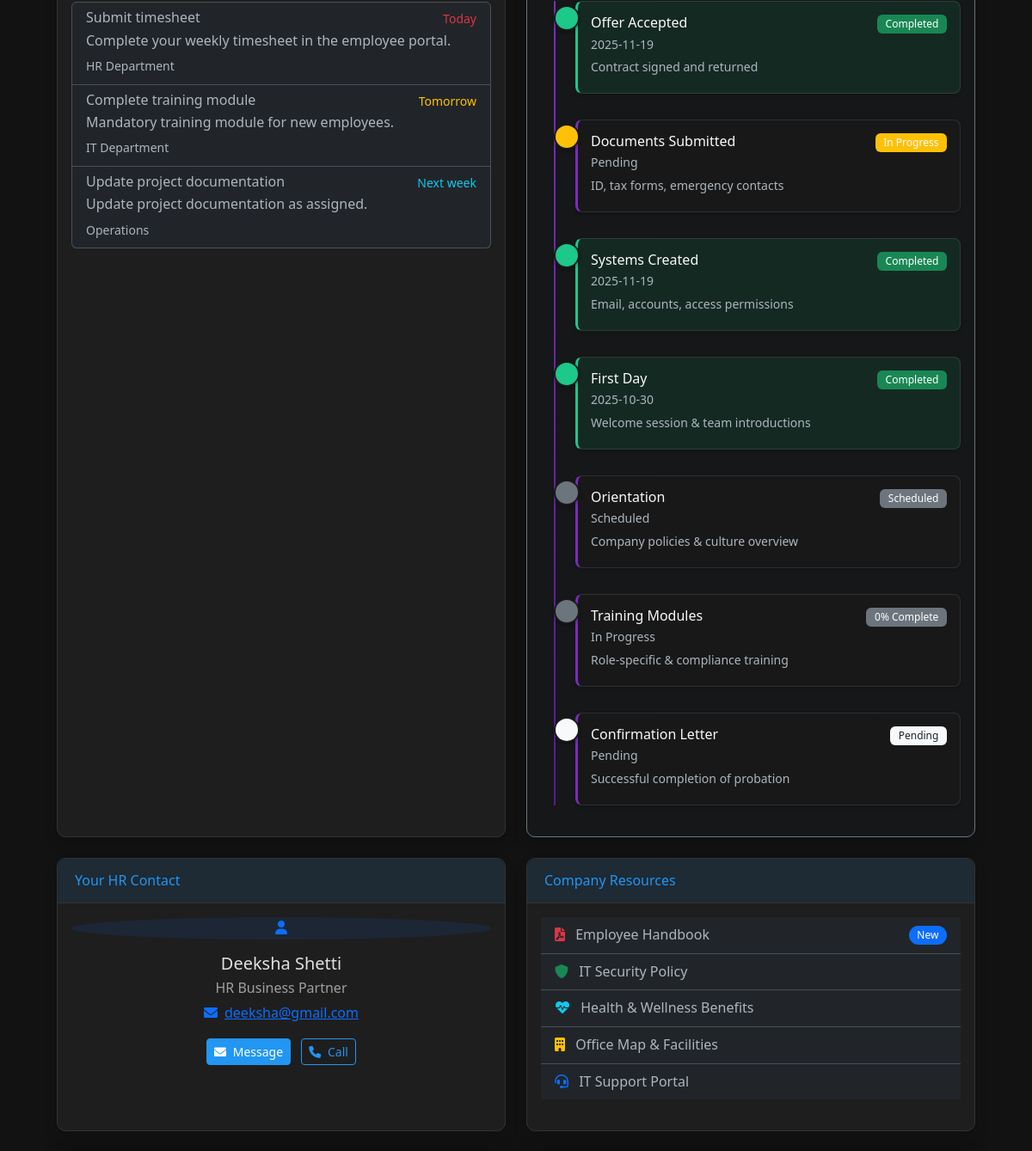
The page /employee/dashboard (signed in, middle part) on the database as committed earlier.
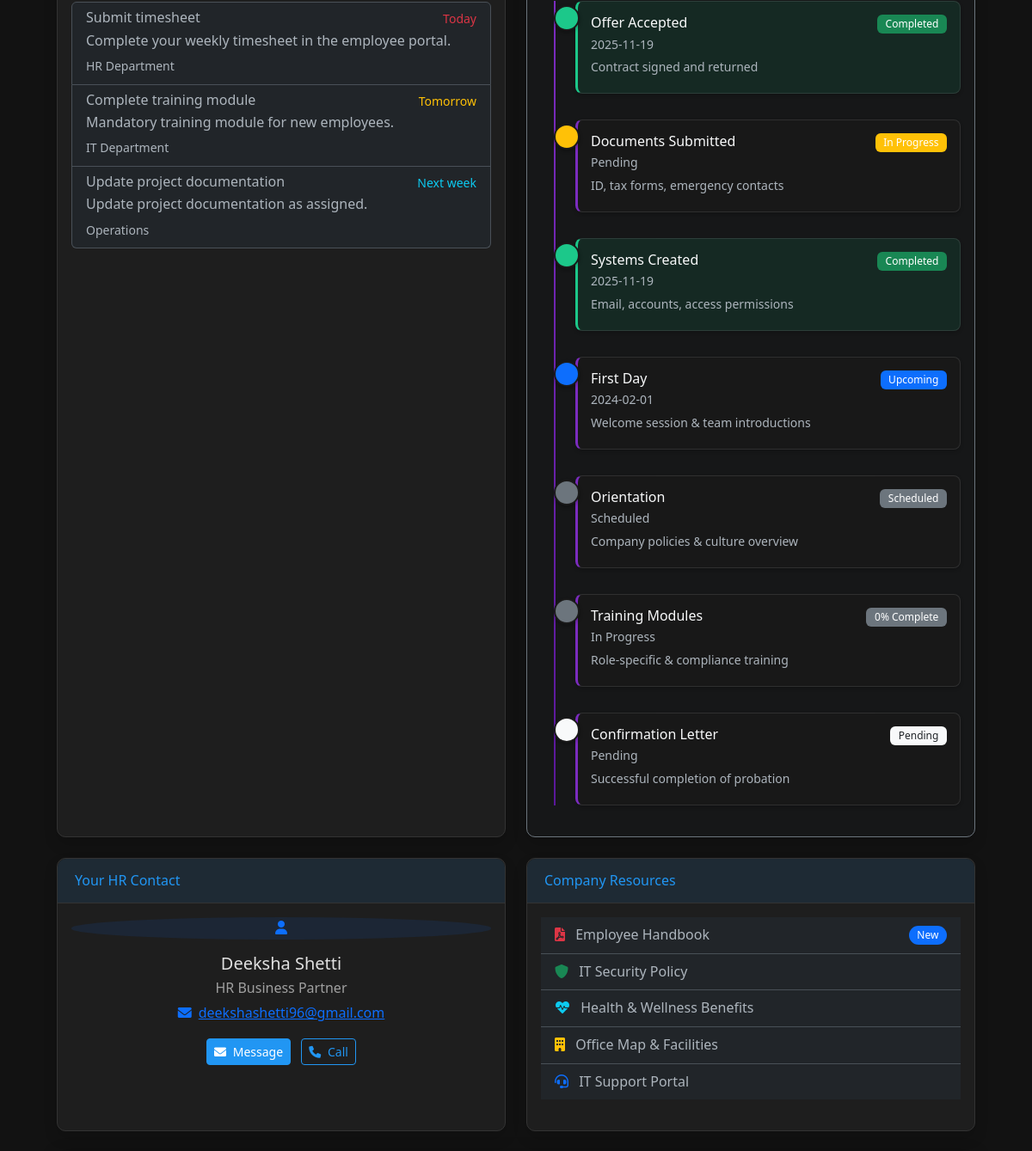
The same page on the database as committed later.
### app.py (models this page shows, shortened)
class User(db.Model):
    id = db.Column(db.Integer, primary_key=True)
    username = db.Column(db.String(80), unique=True, nullable=False)
    email = db.Column(db.String(120), unique=True, nullable=False)
    password = db.Column(db.String(255), nullable=False)
    full_name = db.Column(db.String(100), nullable=False)
    phone = db.Column(db.String(20), nullable=False)
    role = db.Column(db.String(20), nullable=False)
    department = db.Column(db.String(50), nullable=True)
    created_at = db.Column(db.DateTime, default=datetime.utcnow)
    last_login = db.Column(db.DateTime, nullable=True)
    is_active = db.Column(db.Boolean, default=True)
    status = db.Column(db.String(20), default='Active')
    hire_date = db.Column(db.Date, nullable=True)
    position = db.Column(db.String(100), nullable=True)
    manager_id = db.Column(db.Integer, db.ForeignKey('user.id'), nullable=True)
    employee_id = db.Column(db.String(20), nullable=True)
    exit_date = db.Column(db.Date, nullable=True)
    reset_token = db.Column(db.String(255), nullable=True)
    reset_token_expires = db.Column(db.DateTime, nullable=True)
    manager = db.relationship('User', remote_side=[id], backref=db.backref('direct_reports', lazy=True))
    onboarding_checklist = db.relationship('OnboardingChecklist',
                                         foreign_keys='OnboardingChecklist.employee_id',
                                         backref=db.backref('employee_ref', uselist=False),
                                         uselist=False,
                                         lazy=True)
    assigned_checklists = db.relationship('OnboardingChecklist',
                                        foreign_keys='OnboardingChecklist.assigned_hr_id',
                                        backref='hr_personnel',
                                        lazy=True)

### app.py (the view)
@app.route('/employee/dashboard')
@login_required('employee')
def employee_dashboard():
    user = User.query.get(session['user_id'])
    hr_contact = None
    onboarding_checklist = OnboardingChecklist.query.filter_by(employee_id=user.id).first()
    if onboarding_checklist and onboarding_checklist.assigned_hr_id:
        hr_contact = User.query.get(onboarding_checklist.assigned_hr_id)
    if not hr_contact:
        hr_contact = User.query.filter_by(role='hr', is_active=True).first()
    onboarding_checklist = OnboardingChecklist.query.filter_by(employee_id=user.id).first()
    onboarding_progress = 20  # Default progress
    if onboarding_checklist:
        onboarding_progress = onboarding_checklist.get_progress()
    employee_data = {
        'name': user.full_name,
        'username': user.username,
        'email': user.email,
        'phone': user.phone,
        'department': user.department or 'Not specified',
        'position': user.position or 'Employee',
        'hire_date': user.hire_date.strftime('%B %d, %Y') if user.hire_date else 'Not specified',
        'employee_id': user.employee_id or f'EMP-{user.id:04d}',
        'status': user.status or 'Active',
        'manager': 'Sarah Johnson',  # This would come from manager relationship
        'location': 'Main Office',
        'work_schedule': '9:00 AM - 5:00 PM',
        'team_members': [
            {'name': 'John Smith', 'role': 'Senior Developer', 'status': 'online'},
            {'name': 'Emily Chen', 'role': 'Product Designer', 'status': 'busy'},
            {'name': 'Michael Brown', 'role': 'DevOps Engineer', 'status': 'offline'}
        ],
        'pending_tasks': [
            {'id': 1, 'title': 'Submit timesheet', 'due': 'Today', 'priority': 'high'},
            {'id': 2, 'title': 'Complete training module', 'due': 'Tomorrow', 'priority': 'medium'},
            {'id': 3, 'title': 'Update project documentation', 'due': 'Next week', 'priority': 'low'}
        ],
        'support_team': [
            {'name': 'HR Department', 'role': 'HR Team', 'email': 'hr@company.com', 'phone': '+1 (555) 123-4567'},
            {'name': 'IT Support', 'role': 'Technical Support', 'email': 'support@company.com', 'phone': '+1 (555) 987-6543'}
        ],
        'resources': [
            {'name': 'Employee Handbook', 'type': 'document', 'format': 'PDF'},
            {'name': 'Benefits Guide', 'type': 'document', 'format': 'PDF'},
            {'name': 'Training Materials', 'type': 'folder', 'format': 'ZIP'},
            {'name': 'Company Policies', 'type': 'document', 'format': 'PDF'},
            {'name': 'IT Helpdesk', 'type': 'link', 'url': '#'}
        ],
        'onboarding_progress': {
            'current_day': 1,
            'total_days': 5,
            'percentage': onboarding_progress,
            'tasks_completed': int(onboarding_progress / 20) if onboarding_progress else 1,
            'total_tasks': 5
        }
    }
    documents_count = EmployeeDocument.query.filter_by(user_id=user.id).count()
    employee_journey = {
        'offer_accepted': {
            'completed': True,
            'date': user.created_at.strftime('%Y-%m-%d') if user.created_at else '2024-01-15'
        },
        'documents_submitted': {
            'completed': documents_count > 0,
            'date': '2024-01-18' if documents_count > 0 else 'Pending'
        },
        'systems_created': {
            'completed': True,
            'date': user.created_at.strftime('%Y-%m-%d') if user.created_at else '2024-01-20'
        },
        'first_day': {
            'completed': user.hire_date and user.hire_date <= datetime.now().date(),
            'date': user.hire_date.strftime('%Y-%m-%d') if user.hire_date else '2024-02-01'
        },
        'orientation': {
            'completed': onboarding_progress >= 50,
            'date': '2024-02-02' if onboarding_progress >= 50 else 'Scheduled'
        },
        'training_modules': {
            'completed': onboarding_progress >= 80,
            'date': '2024-02-15' if onboarding_progress >= 80 else 'In Progress',
            'progress': min(onboarding_progress, 100)
        },
        'confirmation_letter': {
            'completed': False,  # Typically after probation period
            'date': 'Pending'
        }
    }
    return render_template('employee_dashboard.html',
                         employee=employee_data,
                         user=user,
                         hr_contact=hr_contact,
                         documents_count=documents_count,
                         onboarding_progress=onboarding_progress,
                         employee_journey=employee_journey,
                         current_user=user,  # For compatibility with existing templates
                         title=f'{user.full_name}\'s Dashboard')

### app.py (called while the page is built)
def login_required(role=None):
    def decorator(f):
        @wraps(f)
        def decorated_function(*args, **kwargs):
            if 'user_id' not in session or 'role' not in session:
                return redirect(url_for('index'))
            if role:
                allowed_roles = role if isinstance(role, list) else [role]
                if session.get('role') not in allowed_roles:
                    flash('You do not have permission to access this page.', 'danger')
                    if session.get('role') == 'candidate':
                        return redirect(url_for('login', role='candidate'))
                    return redirect(url_for(session.get('role', 'index') + '_dashboard'))
            return f(*args, **kwargs)
        return decorated_function
    return decorator

### templates/employee_dashboard.html (shortened to what the changed rows need)
{% extends "employee_base.html" %}
{% block page_content %}
<div class="container-fluid">
    <div class="row">
        <div class="col-xl-6 mb-4">
            <div class="card bg-dark bg-opacity-25 border-secondary shadow h-100">
                <div class="card-body">
                    <div class="timeline-vertical">
                        <div class="timeline-item-vertical {% if employee_journey.first_day.completed %}completed{% endif %}">
                            <div class="timeline-content-vertical">
                                <div class="d-flex justify-content-between align-items-start">
                                    <div>
                                        <h6 class="mb-1">First Day</h6>
                                        <p class="mb-1 small text-muted">{{ employee_journey.first_day.date or employee.hire_date or 'Scheduled' }}</p>
                                        <p class="mb-1 small">Welcome session & team introductions</p>
                                    </div>
                                    {% if employee_journey.first_day.completed %}
                                    <span class="badge bg-success">Completed</span>
                                    {% else %}
                                    <span class="badge bg-primary">Upcoming</span>
                                    {% endif %}
                                </div>
                            </div>
                        </div>
                    </div>
                </div>
            </div>
        </div>
    </div>
    <div class="row">
        <div class="col-md-6 mb-4">
            <div class="card shadow h-100">
                <div class="card-body text-center">
                    <div class="avatar-xl mb-3">
                        <div class="avatar-title bg-primary bg-opacity-10 text-primary rounded-circle">
                        </div>
                    </div>
                    <h5 class="mb-1">{{ hr_contact.full_name if hr_contact else 'HR Department' }}</h5>
                    <p class="text-muted mb-1">{{ hr_contact.position if hr_contact and hr_contact.position else 'HR Business Partner' }}</p>
                    <p class="mb-3">
                        <a href="mailto:{{ hr_contact.email if hr_contact else 'hr@company.com' }}" class="text-primary">
                            <i class="fas fa-envelope me-2"></i>{{ hr_contact.email if hr_contact else 'hr@company.com' }}
                        </a>
                    </p>
                    <button class="btn btn-primary btn-sm me-2" onclick="messageHR()">
                        <i class="fas fa-envelope me-1"></i> Message
                    </button>
                    {% if hr_contact and hr_contact.phone %}
                    <a href="tel:{{ hr_contact.phone }}" class="btn btn-outline-primary btn-sm">
                        <i class="fas fa-phone me-1"></i> Call
                    </a>
                    {% endif %}
                </div>
            </div>
        </div>
    </div>
</div>
{% endblock %}

Rows that differ between the two databases and show on the page:
changed User "Deeksha Shetti": email "deeksha@gmail.com" → "deekshashetti96@gmail.com"
Other text that changed with them:
{{ employee_journey.first_day.date or employee.hire_date or 'Scheduled' }}: "2025-10-30" → "2024-02-01"
text no longer shown: "Completed"
text now shown: "Upcoming"
